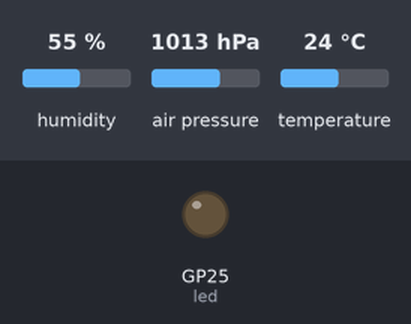
This program was run on a simulated Raspberry Pi Pico running MicroPython. On the bench: output pins drawn as LEDs (lit = HIGH). The test bench sets the inputs (shaded band); at power-on: humidity 55 %, air pressure 1013 hPa, temperature 24 °C. The clock reads 2024-03-15 10:24:30 at power-on unless the program sets it; files the program writes start out absent; library files of the repository ran but are not shown: bme280.py.

Above: at 15.0 s.
At 30.14 s:
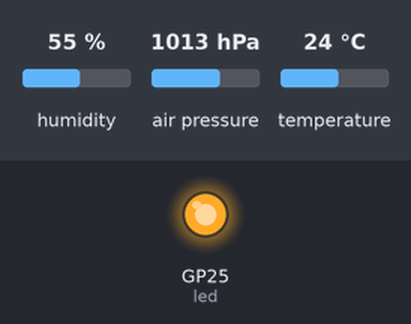
Timing chart, 0 to 78.0 s (numbered marks = the images above):
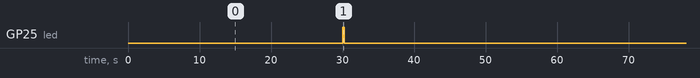

The program:

main.py
```python
'''
Weather-logging MicroPython script for Raspberry Pico and BME280 sensor

Logs timestamped readings of temperature in celsius, humidity percentage,
and air pressure in hPa to a CSV file

Use config.json to change filename, log frequency and hardware settings

Note that because the Pico does not have a real-time clock, UTC timestamp
always starts at 1609459201 on battery power
'''

import bme280
import json
import machine
import os
import time

config = json.load(open('config.json'))
filename = config['filename'] + '.csv'

# Set up hardware config and create sensor reader
i2c = machine.I2C(id=config['i2c_bus_id'],
                  scl=machine.Pin(config['scl_pin']),
                  sda=machine.Pin(config['sda_pin']))
bme = bme280.BME280(i2c=i2c)
led = machine.Pin(25, machine.Pin.OUT)

# Discard erroneous initial reading
bme.read_compensated_data()

# Sleep for a millisecond to prevent further bad readings
time.sleep(.01)

# Create file and write headers if file doesn't already exist
if filename not in os.listdir():
    with open(filename, 'w') as file:
        file.write('Timestamp, Temperature, Pressure, Humidity\n')

while True:
    # If current second is zero
    if time.localtime()[5] == 0:
        timestamp = time.time()

        # Take reading and apply conversions
        t, p, h = bme.read_compensated_data()
        temperature = t / 100
        pressure = p // 256 / 100
        humidity = round(h / 1024, 2)


        # Append row to CSV file
        with open(filename, 'a') as file:
            file.write('{}, {}, {}, {}\n'.format(timestamp, temperature,
                                                 pressure, humidity))

        # Blink LED after log
        led.value(1)
        time.sleep(.25)
        led.value(0)

        time.sleep(config['minutes_between_logs'] * 60 - 1)
```

Measured:
- by itself, GP25 (led): alternates HIGH for 0.25 s and LOW for 59.8 s
